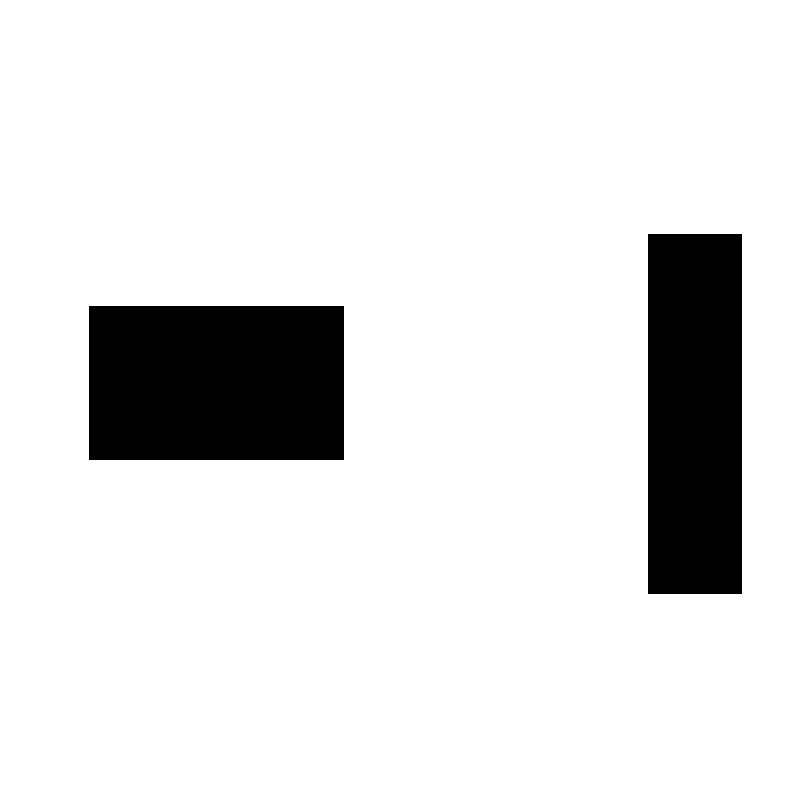
%> input picture hw_3/Matlab_hw/newmap.png, 800 x 800 px
$ octave informRRTstar.m   (GNU Octave 9; MATLAB toolbox functions it lacks are replaced by stand-ins)
%> lines starting %> are read from the running program, lines starting %| are printed output that depends on the picture; in (x1, y1, x2, y2) boxes, pixels count from 0 and x2, y2 are one past the last pixel; in counts of white or black regions, pixels touching at a corner belong together; the program's own positions count from 1
### hw_3/Matlab_hw/collisionChecking.m
function feasible=collisionChecking(startPose,goalPose,map)
% in-between map scope and not in obstacles area.

feasible=true;
dir=atan2(goalPose(1)-startPose(1),goalPose(2)-startPose(2));
for r=0:0.5:sqrt(sum((startPose-goalPose).^2))
    posCheck = startPose + r.*[sin(dir) cos(dir)];
    if ~(feasiblePoint(ceil(posCheck),map) && feasiblePoint(floor(posCheck),map) && ...
            feasiblePoint([ceil(posCheck(1)) floor(posCheck(2))],map) && feasiblePoint([floor(posCheck(1)) ceil(posCheck(2))],map))

        feasible=false;break;
    end
    if ~feasiblePoint([floor(goalPose(1)),ceil(goalPose(2))],map), feasible=false; end

end


function feasible=feasiblePoint(point,map)
feasible=true;
if ~(point(1)>=1 &&  point(1)<=size(map,2) && point(2)>=1 && point(2)<=size(map,1) && map(point(2),point(1))==255)
    disp("point not feasible: x:" + point(1) + "; y:"+point(2))
    %disp("map range : x : 1-" + size(map,1) + "; y:1-" + size(map,2))
    feasible=false;
end

### hw_3/Matlab_hw/ellipse_sample.m
function point_list = ellipse_sample(start, goal, max_num, cbest)

    count = 0;

    cmin=norm(goal-start);

    %cbest=20  + cmin;

    x_center = [(start + goal)/2, 0];
    disp("center of start and goal is : " + x_center)
    while cbest>=cmin
        x_center=[(start+goal)/2,0];
        x_center=x_center';
        a_1=[(goal(1)-start(1))/cmin;(goal(2)-start(2))/cmin;0];
        id_t=[1,0,0];
        M=a_1*id_t;
        [U,S,Vh]=svd(M);
        C=(U*diag([1,1,det(U)*det(Vh')]))*(Vh);
        r=[cbest/2,sqrt(cbest.^2-cmin.^2)/2,sqrt(cbest.^2-cmin.^2)/2];
        L=diag(r);

        a=rand();
        b=rand();
        if b<a
            tmp=b;
            b=a;
            a=tmp;
        end
        x_ball=[b*cos(2*pi*a/b);b*sin(2*pi*a/b);0];
        randpoint=C*L*x_ball+x_center;
        count = count + 1;
        %disp("randpoint is :" + randpoint(1,1))
        x = [randpoint(1,1), randpoint(2,1)];
        point_list.v(count).x = x(1);
        point_list.v(count).y = x(2);
        if count > max_num
            break;
        end


        cbest=cbest-rand()*0.05;
    end
end

### hw_3/Matlab_hw/informRRTstar.m
%***************************************
%Author: Song Zhang
%Date: 2019-10-15
%***************************************

%% 流程初始化
clc
clear all; close all;
x_I=50; y_I=50;           % 设置初始点
start = [x_I, y_I]
x_G=300; y_G=700;       % 设置目标点
goal = [x_G, y_G]
Thr=50;                 % 设置目标点阈值
Delta= 30;              % 设置扩展步长

%% 建树初始化
T.v(1).x = x_I;         % T是我们要做的树，v是节点，这里先把起始点加入到T里面来
T.v(1).y = y_I;
T.v(1).xPrev = x_I;     % 起始节点的父节点仍然是其本身
T.v(1).yPrev = y_I;
T.v(1).dist=0;          % 从父节点到该节点的距离，这里可取欧氏距离
T.v(1).indPrev = 0;     %
T.v(1).all_dist = 0;
%% 开始构建树——作业部分
figure(1);
ImpRgb=imread('newmap.png');
%> ImpRgb is the input picture: size 800x800x3 uint8; 88.6% white; 2 black regions, box (x1, y1, x2, y2) and area: (89, 306, 344, 460) 39270, (648, 234, 742, 594) 33840
Imp=rgb2gray(ImpRgb);
imshow(Imp)
xL=size(Imp,1);%地图x轴长度
%> xL = 800
yL=size(Imp,2);%地图y轴长度
%> yL = 800
hold on
plot(x_I, y_I, 'ro', 'MarkerSize',10, 'MarkerFaceColor','r');
plot(x_G, y_G, 'go', 'MarkerSize',10, 'MarkerFaceColor','g');% 绘制起点和目标点
count=1;
total_iter = 600;

%Snapshot cost:  Met node around goal with iter: 283

% first do the rrt_star search.
% then do the ellipse_sample with total_iter limit


rrt_star_total_iter=600
for iter = 1:rrt_star_total_iter
% [8 lines of commented-out code are left out]

    x_rand = rand(1,2);
    x_rand(1) = ceil(x_rand(1) * size(Imp, 1));
    x_rand(2) = ceil(x_rand(2) * size(Imp, 2));
    % nearest_node =

    % x_near=[];
    %Step 2: 遍历树，从树中找到最近邻近点x_near
    %提示：x_near已经在树T里


    [x_near, x_near_idx] = findNearest(T, count, x_rand(1), x_rand(2));
%> x_near = [50 50]; x_near_idx = 1
    %x_near = node_dis(1)
    %dis = node_dis(2)
    %disp("nearest node is: x:" +x_near(1) + "; y:"+ x_near(2))

    x_new=[];
    %Step 3: 扩展得到x_new节点
    %提示：注意使用扩展步长Delta
    x_new = try_rand_node([x_near(1), x_near(2)], x_rand, Delta);
%> x_new = [72.41 69.94]


    % [7 lines of commented-out code are left out]
    if ~collisionChecking(x_near,x_new,Imp)
%> after the loop in collisionChecking, `for r=0:0.5:sqrt(sum((startPose-goalPose).^2))`: feasible = true
        disp("collision failed ignore x_new.");
        continue;
    end
    count=count+1;
%> count = 2

    %scatter(x_new(1), x_new(2),  'g');


    [flag, new_T] = insert_into_tree(count, T, x_new, 50);
%> the loop in find_near_node_within, `for i=1:count` made 1 pass
%> (curr_node, distance in computeDistance, dis, near_count) on pass 1: ({x 50, y 50, xPrev 50, yPrev 50, dist 0, indPrev 0}, 30, 30, 1)
%> in insert_into_tree, `near_list  = find_near_node_within(count-1 , T, x_new, radius);`: near_list = 1
%> in target_parrent, `near_count = size(near_list);`: near_count = [1 1]
%> in target_parrent, `f_index = near_list(1);`: f_index = 1
%> in target_parrent, `f_node = T.v(f_index);`: f_node = {x 50, y 50, xPrev 50, yPrev 50, dist 0, indPrev 0}
%> in target_parrent, `min_path_dis = computeDistance(f_node.x, f_node.y, x_new(1), x_new(2))..`: min_path_dis = 30
%> in target_parrent, `min_node = f_node;`: min_node has the same summary as f_node
%> in target_parrent, `min_idx = f_index;`: min_idx = 1
%> in target_parrent, `parrent_node = min_node;`: parrent_node has the same summary as f_node
%> in insert_into_tree, `[target_node, target_idx] = target_parrent(T, near_list, x_new);`: target_node has the same summary as f_node in target_parrent
%> in rewire, `curr_node = T.v(count);`: curr_node = {x 72.41, y 69.94, xPrev 50, yPrev 50, dist 30, indPrev 1}
%> in rewire, `near_count = size(near_list, 1);`: near_count = 1
%> flag = true

    %Step 4: 将x_new插入树T
    %提示：新节点x_new的父节点是x_near
    if flag == false
        disp("find another rand, inset failed.")
        return;
    end
    T = new_T;


    %Step 5:检查是否到达目标点附近
    %提示：注意使用目标点阈值Thr，若当前节点和终点的欧式距离小于Thr，则跳出当前for循环
    if computeDistance(x_new(1),x_new(2), x_G, y_G ) <= Thr
        %disp("Met node around goal with iter: " + iter)
        line([x_near(1),x_new(1)], [x_near(2),   x_new(2)],'Color','b',  'Linewidth', 1);
        hold on
        break;
    end

   %Step 6:将x_near和x_new之间的路径画出来
   %提示 1：使用plot绘制，因为要多次在同一张图上绘制线段，所以每次使用plot后需要接上hold on命令
   %提示 2：在判断终点条件弹出for循环前，记得把x_near和x_new之间的路径画出来
   line([x_near(1),x_new(1)] , [x_near(2), x_new(2)], 'Color',  'b', 'Linewidth', 1);
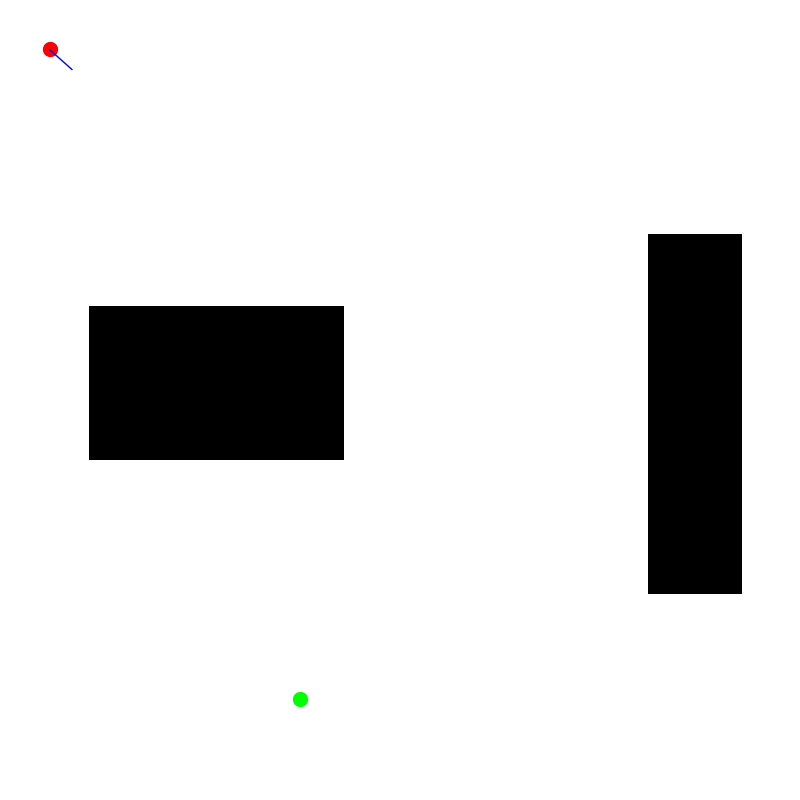
%> figure redrawn from the program's plot data
   hold on

   pause(0.2); %暂停0.1s，使得RRT扩展过程容易观察
end

%% 路径已经找到，反向查询

all_dist = inf
if iter <  rrt_star_total_iter
    % count is the last node added to T.
    path.pos(1).x = x_G; path.pos(1).y = y_G;
    path.pos(2).x = T.v(count).x;
    path.pos(2).y = T.v(count).y;
    all_dist = T.v(count).all_dist
    pathIndex = T.v(count).indPrev; % 终点加入路径
    j=0;
    while pathIndex ~= 1
        %pathIndex = cast(pathIndex, 'int32')
        %disp("x is : " + T.v(pathIndex).x)
        %disp("pathIndex is :" + pathIndex)
        path.pos(j+3).x = T.v(pathIndex).x;
        path.pos(j+3).y = T.v(pathIndex).y;
        pathIndex = T.v(pathIndex).indPrev;
        if pathIndex == 1
            break
        end
        j=j+1;
    end  % 沿终点回溯到起点
%> this loop made 32 passes

    path.pos(end+1).x = x_I; path.pos(end).y = y_I; % 起点加入路径
    for j = 2:length(path.pos)
        line([path.pos(j).x; path.pos(j-1).x;], [path.pos(j).y; path.pos(j-1).y], 'Color','r', 'Linewidth', 3);
    end
%> this loop made 34 passes
else
    disp('Error, no path found!');
end


% begin to do ellipse_sample and optimize the path.
inform_total_iter = 3;
if all_dist < inf

    for iter = 1:inform_total_iter

        ellipse_T.v(1).x = x_I;         % T是我们要做的树，v是节点，这里先把起始点加入到T里面来
        ellipse_T.v(1).y = y_I;
        ellipse_T.v(1).xPrev = x_I;     % 起始节点的父节点仍然是其本身
        ellipse_T.v(1).yPrev = y_I;
        ellipse_T.v(1).dist=0;          % 从父节点到该节点的距离，这里可取欧氏距离
        ellipse_T.v(1).indPrev = 0;     %
        ellipse_T.v(1).all_dist = 0;
        e_count = 1

        points = ellipse_sample(start, goal, total_iter, all_dist)
        all_samples = size(points.v,2)
        for iter = 1:all_samples

            x_rand = [];
            x_rand(1) = points.v(iter).x;
            x_rand(2) = points.v(iter).y;

            [x_near, x_near_idx] = findNearest(ellipse_T, e_count, x_rand(1), x_rand(2));

            %disp("nearest node is: x:" +x_near(1) + "; y:"+ x_near(2))

            x_new=[];

            x_new = try_rand_node([x_near(1), x_near(2)], x_rand, Delta);

            if ~collisionChecking(x_near,x_new,Imp)
                disp("collision failed ignore x_new.")
                continue;
            end
            e_count=e_count+1;

            [flag, new_T] = insert_into_tree(e_count, ellipse_T, x_new, 50);
%> `line([x_near(1),x_new(1)] , [x_near(2), x_new(2)], 'Color',  'b', 'Lin..`:
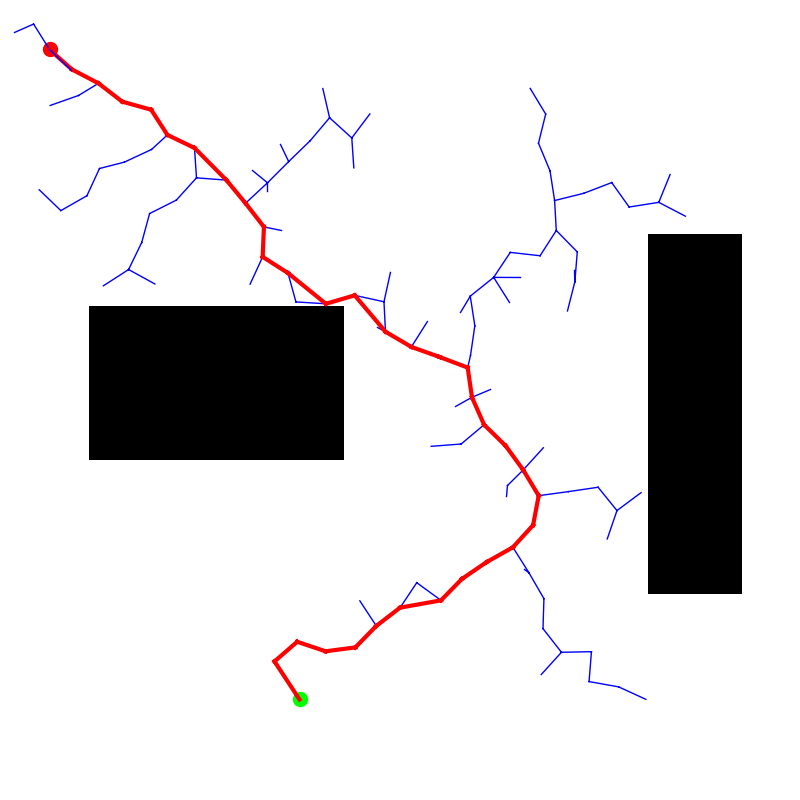
%> figure redrawn from the program's plot data
%| ellipse's cbest updated to 944.2896


            if flag == false
                disp("find another rand, inset failed.")
                return;
            end
            ellipse_T = new_T;

            if computeDistance(x_new(1),x_new(2), x_G, y_G ) <= Thr
% [31 lines not run here, left out]
function flag = dispPath(T, count, x_G, y_G, x_I, y_I)
%> called with count = 89, x_G = 300, y_G = 700, x_I = 50, y_I = 50
    % count is the last node added to T.
    path.pos(1).x = x_G;
    path.pos(1).y = y_G;

    path.pos(2).x = T.v(count).x;
    path.pos(2).y = T.v(count).y;
    %all_dist = T.v(count).all_dist
    pathIndex = T.v(count).indPrev; % 终点加入路径
    j=0;
    while pathIndex ~= 1
        %pathIndex = cast(pathIndex, 'int32')
        %disp("x is : " + T.v(pathIndex).x)
        %disp("pathIndex is :" + pathIndex)
        path.pos(j+3).x = T.v(pathIndex).x;
        path.pos(j+3).y = T.v(pathIndex).y;
        pathIndex = T.v(pathIndex).indPrev;
        if pathIndex == 1
            break
        end
        j=j+1;
    end  % 沿终点回溯到起点
%> this loop made 27 passes

    path.pos(end+1).x = x_I; path.pos(end).y = y_I; % 起点加入路径
    for j = 2:length(path.pos)
        line([path.pos(j).x; path.pos(j-1).x;], [path.pos(j).y; path.pos(j-1).y], 'Color','r', 'Linewidth', 3);
    end
%> this loop made 29 passes
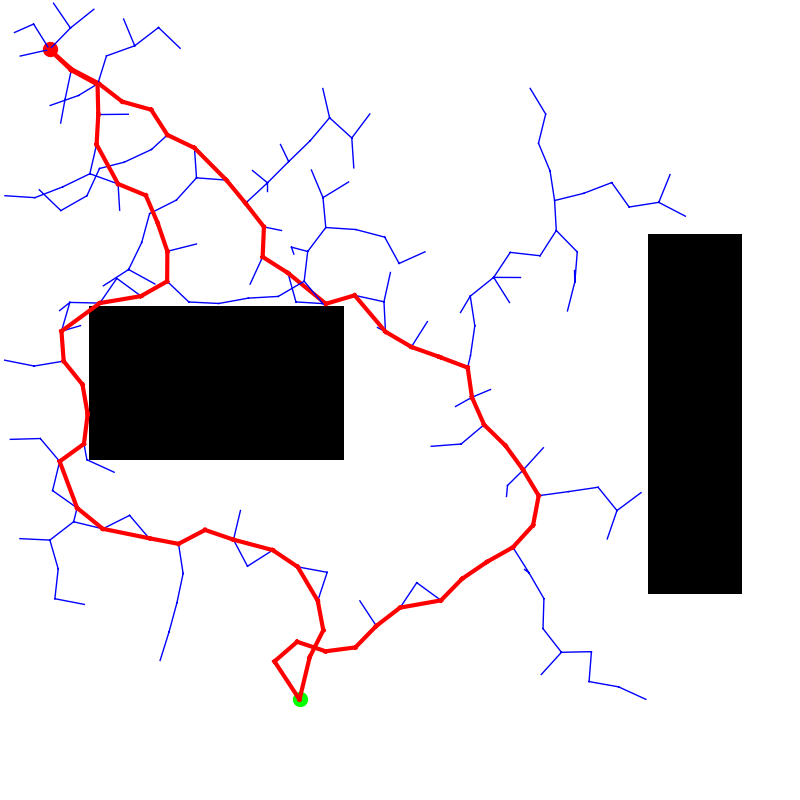
%> figure redrawn from the program's plot data
%> the run ends on the next line
end


function [nearest_nodexxx, nearest_node_idx] =findNearest(T, t_size,x, y)
    ret_n_node = T.v(1);
    node_index = 1;
    %disp("T has size: " + size(T.v)  + " t_size is : " + t_size)
    min_distance = inf;
    for i = 1:t_size
        % iterate all nodes in the T and compute distance
        tmp_node = T.v(i);

        dis = computeDistance(x, y, tmp_node.x, tmp_node.y);
        if dis < min_distance
            min_distance = dis;
            node_index = i;
            ret_n_node = tmp_node;
        end
    end

    nearest_nodexxx = [ret_n_node.x ret_n_node.y];

    nearest_node_idx = node_index;
    %return [n_node min_dis]

end


function new_node = try_rand_node(near_node, rand_node, threshold)
    dis = computeDistance(near_node(1),near_node(2), rand_node(1), rand_node(2));
    ret = [ 0.0 0.0];
    if dis >= threshold
        % for both dx and dy , proportional to threshold/dis
        ret(1) = near_node(1) +  (rand_node(1) - near_node(1)) * threshold / dis;
        ret(2) = near_node(2) + (rand_node(2) - near_node(2)) * threshold / dis;
    else
        ret(1) = rand_node(1);
        ret(2) = rand_node(2);
    end

    new_node = ret;

end

function [flag, new_T] = insert_into_tree(count, T, x_new, radius)
    % 1 find near_node_list using r.
    % 2 compute the target parrent.
    % 3 insert into the T.
    % 4 rewire the T

    % 1
    %disp("begin insert into the tree")
    near_list  = find_near_node_within(count-1 , T, x_new, radius);


    %disp("near node count within radius size: " +  (near_list))

    % 2
    [target_node, target_idx] = target_parrent(T, near_list, x_new);
    %disp("find a target_node with idx: " + target_idx)
    if target_idx == -1
        flag = false;
        return;
    end

    % 3
    T.v(count).x = x_new(1);         % T是我们要做的树，v是节点，这里先把起始点加入到T里面来
    T.v(count).y = x_new(2);
    T.v(count).xPrev = target_node.x;     % 起始节点的父节点仍然是其本身
    T.v(count).yPrev = target_node.y;
    T.v(count).dist=computeDistance(target_node.x, target_node.y, x_new(1), x_new(2));          % 从父节点到该节点的距离，这里可取欧氏距离
    T.v(count).indPrev = target_idx;     % index of parent?
    T.v(count).all_dist = target_node.all_dist + T.v(count).dist;

    %4
    rewire(near_list, T, count);
    flag = true;
    %disp("after rewire cout : " + count + " T size is : " + size(T.v))
    new_T = T;

end


function T = rewire(near_list, T, count)
    curr_node = T.v(count);
    near_count = size(near_list, 1);
    for i=1:near_count-1
        near_node = near_list.v(i);
        tmp_dist = computeDistance(near_node.x, near_node.y, curr_node.x, curr_node.y);
        tmp_all_dis = curr_node.all_dist  + tmp_dist;
        if tmp_all_dis < near_node.all_dist
            % update the dist, indPrev, xPrev, yPrev
            near_node.xPrev = curr_node.x;
            near_node.yPrev = curr_node.y;
            near_node.dist = tmp_dist;
            near_node.indPrev = count;
            near_node.all_dist = tmp_all_dis;

        end
    end
end

function [parrent_node, parrent_idx] = target_parrent(T, near_list, x_new)
    near_count = size(near_list);
    if near_count == 0
        disp("Error there is no near node.")
        parrent_idx  = -1;
        % parrent_node empty struct
        parrent_node = struct ;
    end

    f_index = near_list(1);
    %disp("f_index is : " + f_index);
    f_node = T.v(f_index);
    min_path_dis = computeDistance(f_node.x, f_node.y, x_new(1), x_new(2)) + f_node.all_dist;
    min_node = f_node;
    min_idx = f_index;
   % disp("near list count is : " + size(near_list) + " provided count is : "+near_count)
    for i=2:near_count
        node_idx = near_list(i);

        c_node = T.v(node_idx);
        curr_dis = computeDistance(c_node.x , c_node.y, x_new(1), x_new(2));
        curr_all_dis = curr_dis + c_node.all_dist;
        if curr_all_dis < min_path_dis
            min_node = c_node;
            min_path_dis = curr_all_dis;
            min_idx = node_idx;
            %parrent_idx = i
        end
    end
    parrent_node = min_node;
    parrent_idx = min_idx;

    %all_dis = min_path_dis
end

function near_listxx = find_near_node_within(count, T, x_new, radius)
    %near_listxx;
    near_count = 0;
    node_listxx = [];
    % [7 lines of commented-out code are left out]

    for i=1:count
        curr_node = T.v(i);
        dis = computeDistance(curr_node.x, curr_node.y, x_new(1), x_new(2));
        if dis <= radius
            %disp("assignment begin with index: " + i);
            near_count = near_count + 1;
            near_listxx(near_count) = i;
            %disp("assignment end. count: "  + near_count + " true size: " + near_listxx + "\n");

        end
    end
    if near_count == 0
        disp("There is no node with redius of : " + radius)
        %near_listxx = struct
        %near_listxx.v = null
    end
    %disp("leaving find_near_node_within: n_c: " + near_count + " true size of node: " + near_listxx)
end

function distance = computeNodeDist(p1, p2)
    distance = sqrt((p1(1)-p2(1))^2 + (p1(2)-p2(2))^2)
end

function distance = computeDistance(x1,y1, x2, y2)
    distance =  sqrt((x1-x2)^2 + (y1-y2)^2);
end
